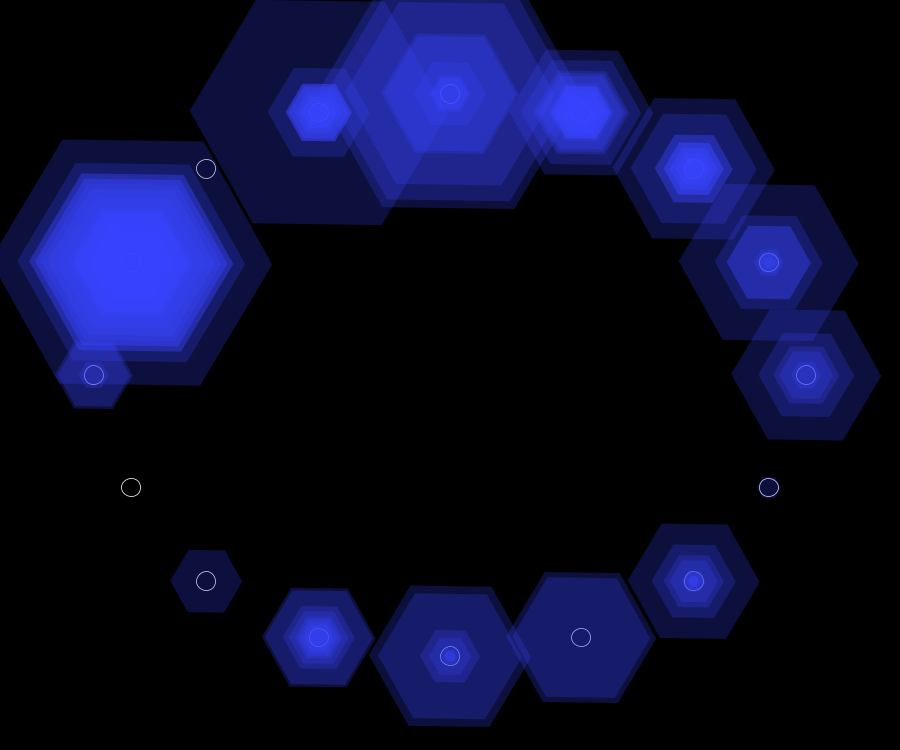
Frame 1 (no input)
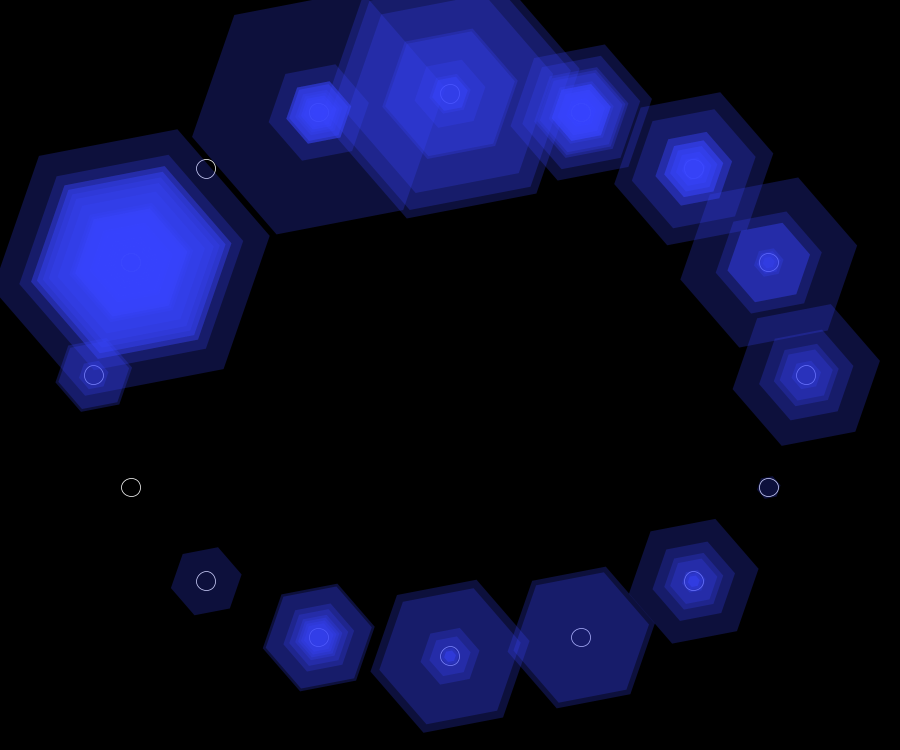
Frame 60 (the mouse pressed at the canvas centre just before this capture)
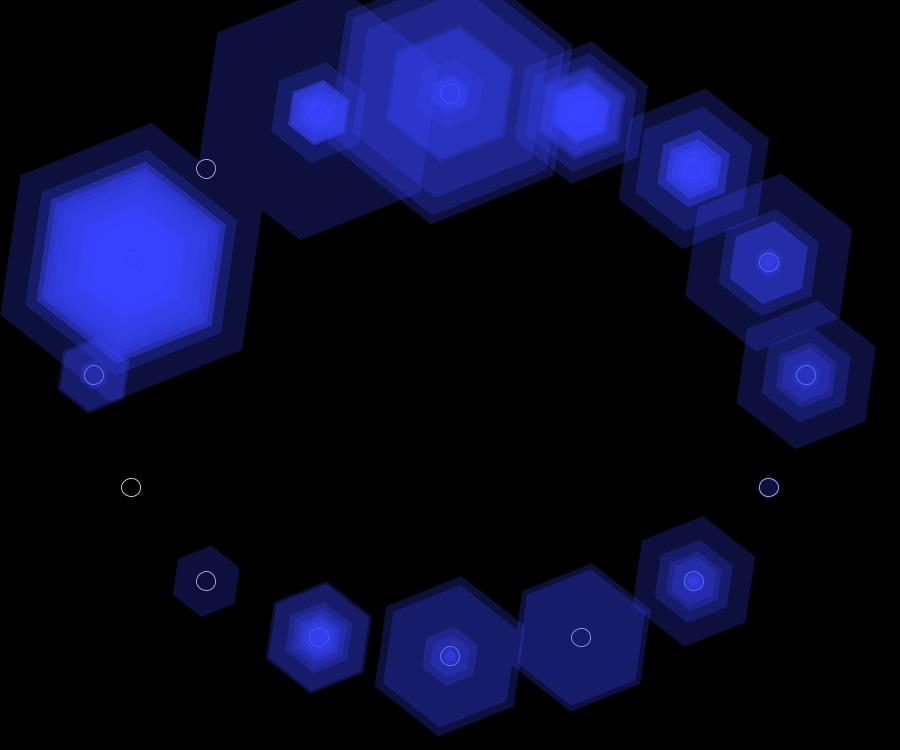
Frame 120 (the mouse held since frame 60 and released just before this capture)

The Processing sketch that drew these frames (run headless with seeded random() and noise(); from frame 60 on, the mouse is pressed at the canvas centre):

// Processing sketch: processing_185359
// ── processing_185359.pde

//As a look into the group dynamic within the advertising industry, this is a map of the number of times each person spoke in an advertising brainstorming meeting, and for how long. 
//Each time someone spoke, a hexagon is placed in his or her seat. The larger the hexagon, the more seconds they spoke that specific time. 
//Mouse over each person's "seat" to see his or her title. Did the directors run the show? Did interns speak at all?


//p1=Serena =i
//p2=Danielle =j
//p3=Paulina =k
//p4=Taylor =a
//p5=Kat =b
//p6=Gianna =c
//p7=Devon =d
//p8=Kim =e
//p9=Monica =f
//p10=Kristina =g
//p11=Amelia =h
//p12=Ariana =l
//p13=Ben =m
//p14=Shelby =n
//p15=Julian =o
//p16=Juwan =p

int i=0;
int j=0;
int k=0;
int a=0;
int b=0;
int c=0;
int d=0;
int e=0;
int f=0;
int g=0;
int h=0;
int l=0;
int m=0;
int n=0;
int o=0;
int p=0;

int serena[]={12,5,13};
int danielle[]={9,6,30,47,14,32,8,13,13,28,19,3,21,34,6,17,34,11,7,12,8,6,25,9,38,12,19,7,18,14,32,20,9};
int paulina[]={};
int taylor[]={11,10,3,10,7,11,5,17,6,3,11,43,8,2,6};
int kat[]={44,35,41,6,6,7,12,22,23};
int gianna[]={5,15,10,11,6,3,24,20,4,7,8,14,9,10,10,8,3,4,5,3,16,10,5,4};
int devon[]={4,10,8,6,10,4,13,10,6,21,8,13,27};
int kim[]={5,14,14,2,3,30,4,18};
int monica[]={9,11,25,5,16};
int kristina[]={4};
int amelia[]={4,22,8,10,2,14,3,2};
int ariana[]={23,25};
int ben[]={10,7,2,24,2,3,27};
int shelby[]={6,7,10,3,18,19,5,8,12};
int julian[]={12};
int juwan[]={};





int numSec[]= {  };

float p1[] = {125*.75,500*.75};
float p2[] = {175*.75,350*.75};
float p3[] = {275*.75,225*.75};
float p4[] = {425*.75,150*.75};
float p5[] = {600*.75,125*.75};
float p6[] = {775*.75,150*.75};
float p7[] = {925*.75,225*.75};
float p8[] = {1025*.75,350*.75};
float p9[] = {1075*.75,500*.75};
float p10[] = {1025*.75,650*.75};
float p11[] = {925*.75,775*.75};
float p12[] = {775*.75,850*.75};
float p13[] = {600*.75,875*.75};
float p14[] = {425*.75,850*.75};
float p15[] = {275*.75,775*.75};
float p16[] = {175*.75,650*.75};


void setup(){
  size(900,750);
  background(0);
}


void draw(){
  //scale(.75);
 background(0);

 //ellipses
 pushMatrix();
 scale(.75);
 fill(0);
 stroke(255);
  ellipse(600,125,25,25);
  ellipse(600,875,25,25);
  ellipse(425,850,25,25);
 ellipse(275,775,25,25);
 ellipse(175,650,25,25);
 ellipse(125,500,25,25);
 ellipse(175,350,25,25);
 ellipse(275,225,25,25);
 ellipse(425,150,25,25);
 ellipse(775,150,25,25);
 ellipse(925,225,25,25);
 ellipse(1025,350,25,25);
 ellipse(1075,500,25,25);
 ellipse(1025,650,25,25);
 ellipse(925,775,25,25);
 ellipse(775,850,25,25);

 popMatrix();


 //person 1 serena i
for(i=0; i<serena.length; i++){
 pushMatrix();
 noStroke();
 translate(p1[0],p1[1]);
 rotate(frameCount/70.0);
 polygon(0,0,serena[i]*3,6);
 popMatrix();}

 //person 2 danielle j
for(j=0; j<danielle.length; j++){
 pushMatrix();
 noStroke();
 translate(p2[0],p2[1]);
 rotate(frameCount/70.0);
 polygon(0,0,danielle[j]*3,6);
 popMatrix();}

 //person 3 paulina k
 for(k=0; k<paulina.length; k++){
 pushMatrix();
 noStroke();
 translate(p3[0],p3[1]);
 rotate(frameCount/70.0);
 polygon(0,0,paulina[k]*3,6);
 popMatrix();}

 //person 4 taylor a
 for(a=0; a<taylor.length; a++){
 pushMatrix();
 noStroke();
 translate(p4[0],p4[1]);
 rotate(frameCount/70.0);
 polygon(0,0,taylor[a]*3,6);
 popMatrix();}

 //person 5 kat b
  for(b=0; b<kat.length; b++){
 pushMatrix();
 noStroke();
 translate(p5[0],p5[1]);
 rotate(frameCount/70.0);
 polygon(0,0,kat[b]*3,6);
 popMatrix();}

 //person 6 gianna c
  for(c=0; c<gianna.length; c++){
 pushMatrix();
 noStroke();
 translate(p6[0],p6[1]);
 rotate(frameCount/70.0);
 polygon(0,0,gianna[c]*3,6);
 popMatrix();}

 //person 7 devon d
 for(d=0; d<devon.length; d++){
 pushMatrix();
 noStroke();
 translate(p7[0],p7[1]);
 rotate(frameCount/70.0);
 polygon(0,0,devon[d]*3,6);
 popMatrix();}

 //person 8 kim e
 for(e=0; e<kim.length; e++){
 pushMatrix();
 noStroke();
 translate(p8[0],p8[1]);
 rotate(frameCount/70.0);
 polygon(0,0,kim[e]*3,6);
 popMatrix();}

 //person 9 monica f
  for(f=0; f<monica.length; f++){
 pushMatrix();
 noStroke();
 translate(p9[0],p9[1]);
 rotate(frameCount/70.0);
 polygon(0,0,monica[f]*3,6);
 popMatrix();}

 //person 10 kristina g
 for(g=0; g<kristina.length; g++){
 pushMatrix();
 noStroke();
 translate(p10[0],p10[1]);
 rotate(frameCount/70.0);
 polygon(0,0,kristina[g]*3,6);
 popMatrix();}

 //person 11 amelia h
 for(h=0; h<amelia.length; h++){
 pushMatrix();
 noStroke();
 translate(p11[0],p11[1]);
 rotate(frameCount/70.0);
 polygon(0,0,amelia[h]*3,6);
 popMatrix();}

 //person 12 ariana l
 for(l=0; l<ariana.length; l++){
 pushMatrix();
 noStroke();
 translate(p12[0],p12[1]);
 rotate(frameCount/70.0);
 polygon(0,0,ariana[l]*3,6);
 popMatrix();}

 //person 13 ben m
 for(m=0; m<ben.length; m++){
 pushMatrix();
 noStroke();
 translate(p13[0],p13[1]);
 rotate(frameCount/70.0);
 polygon(0,0,ben[m]*3,6);
 popMatrix();}

 //person 14 shelby n
  for(n=0; n<shelby.length; n++){
 pushMatrix();
 noStroke();
 translate(p14[0],p14[1]);
 rotate(frameCount/70.0);
 polygon(0,0,shelby[n]*3,6);
 popMatrix();}

 //person 15 julian o
  for(o=0; o<julian.length; o++){
 pushMatrix();
 noStroke();
 translate(p15[0],p15[1]);
 rotate(frameCount/70.0);
 polygon(0,0,julian[o]*3,6);
 popMatrix();}

 //person 16 juwan p
  for(p=0; p<juwan.length; p++){
 pushMatrix();
 noStroke();
 translate(p16[0],p16[1]);
 rotate(frameCount/70.0);
 polygon(0,0,juwan[p]*3,6);
 popMatrix();}

 mousePlace();


}

void polygon(float x, float y, float radius, int npoints){
 float angle=TWO_PI/npoints;
  fill(56,69,255,60);
   beginShape();
  for(float a=0;a<TWO_PI;a+=angle){
  float sx= x + cos(a)*radius;
  float sy= y + sin(a)*radius;
  vertex(sx,sy);
  }
  endShape(CLOSE);
}

void mousePlace(){
 if(mouseX>75 && mouseX<112.5 && mouseY>356.25 && mouseY<393.75 ||
    mouseX>431.25 && mouseX<468.75 && mouseY>75 && mouseY<112.5 ||
    mouseX>787.5 && mouseX<825 && mouseY>356.25 && mouseY<393.75 ||
    mouseX>675 && mouseX<712.5 && mouseY>562.5 && mouseY<600  ||
    mouseX>562.5 && mouseX<600 && mouseY>618.75 && mouseY<656.25 ||
    mouseX>431.25 && mouseX<468.75 && mouseY>637.5 && mouseY<675 ||
    mouseX>187.5 && mouseX<225 && mouseY>562.5 && mouseY<600 ||
    mouseX>112.5 && mouseX<150 && mouseY>468.75 && mouseY<506.25    ){
  textSize(32);
  textAlign(CENTER);
   fill(255);
   text("Strategist", mouseX, mouseY);
 }

 if(mouseX>562.5 && mouseX<600 && mouseY>93.75 && mouseY<131.25 ||
    mouseX>675 && mouseX<712.5 && mouseY>150 && mouseY<187.5 ||
    mouseX>750 && mouseX<787.5 && mouseY>468.75 && mouseY<506.25 ||
    mouseX>300 && mouseX<337.5 && mouseY>618.75 && mouseY<656.25){
      textSize(32);
    textAlign(CENTER);
     fill(255);
     text("Media Planner", mouseX, mouseY);
    }

  if(mouseX>300 && mouseX<337.5 && mouseY>93.75 && mouseY<131.25){
    textSize(32);
    textAlign(CENTER);
     fill(255);
     text("Strategy Director", mouseX, mouseY);
  }

  if(mouseX>112.5 && mouseX<150 && mouseY>243.75 && mouseY<281.25){
    textSize(32);
    textAlign(CENTER);
     fill(255);
     text("Media Director", mouseX, mouseY);
  }

  if(mouseX>750 && mouseX<787.5 && mouseY>243.75 && mouseY<281.25 ||
     mouseX>187.5 && mouseX<225 && mouseY>150 && mouseY<187.5){
    textSize(32);
    textAlign(CENTER);
     fill(255);
     text("Intern", mouseX, mouseY);
  }
}




//https://processing.org/examples/regularpolygon.html
